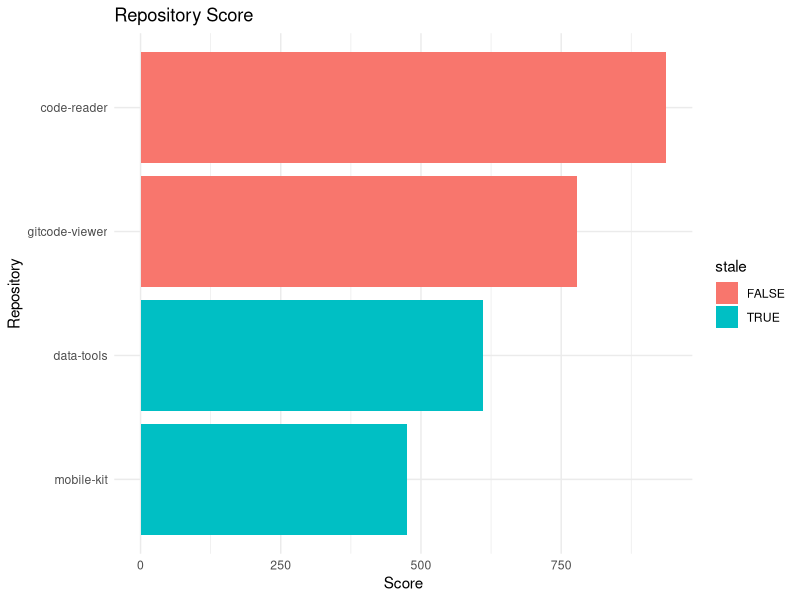

Reproduce this figure in R.
# R sample fixture for language highlighting
library(dplyr)
library(lubridate)
library(ggplot2)

repos <- tibble::tribble(
  ~id, ~name, ~language, ~stars, ~updated,
  1, "code-reader", "r", 1200, as.Date("2026-03-01"),
  2, "gitcode-viewer", "typescript", 980, as.Date("2026-03-03"),
  3, "mobile-kit", "kotlin", 640, as.Date("2026-02-27"),
  4, "data-tools", "python", 820, as.Date("2026-02-25")
)

normalize_name <- function(x) {
  x %>% trimws() %>% tolower()
}

score_repo <- function(stars, name, updated) {
  stale_penalty <- ifelse(updated < as.Date("2026-02-28"), -25, 15)
  round(stars * 0.75 + nchar(name) * 2 + stale_penalty)
}

stale_repo <- function(updated, threshold = as.Date("2026-02-28")) {
  updated < threshold
}

summarize_languages <- function(df) {
  df %>%
    group_by(language) %>%
    summarise(
      count = n(),
      stars = sum(stars),
      stale = sum(stale),
      .groups = "drop"
    ) %>%
    arrange(desc(stars), desc(count))
}

search_repos <- function(df, q) {
  qn <- normalize_name(q)
  df %>%
    filter(grepl(qn, normalize_name(name)) | grepl(qn, tolower(language)))
}

attach_scores <- function(df) {
  df %>%
    mutate(
      score = score_repo(stars, name, updated),
      stale = stale_repo(updated)
    )
}

plot_scores <- function(df) {
  ggplot(df, aes(x = reorder(name, score), y = score, fill = stale)) +
    geom_col() +
    coord_flip() +
    labs(
      title = "Repository Score",
      x = "Repository",
      y = "Score"
    ) +
    theme_minimal()
}

transform_a <- function(x) {
  y <- x + 10
  list(step = "a", input = x, output = y, ok = y > x)
}

transform_b <- function(x) {
  y <- x * 2
  list(step = "b", input = x, output = y, ok = y >= x)
}

transform_c <- function(x) {
  y <- x * 3 - 1
  list(step = "c", input = x, output = y, ok = TRUE)
}

transform_d <- function(x) {
  y <- floor((x + 7) / 2)
  list(step = "d", input = x, output = y, ok = TRUE)
}

transform_e <- function(x) {
  y <- (x + 17) %% 5
  list(step = "e", input = x, output = y, ok = TRUE)
}

print_report <- function(df) {
  cat("=== R Repo Report ===\n")
  cat("Rows:", nrow(df), "\n")
  cat("Mean stars:", mean(df$stars), "\n")
  cat("Max stars:", max(df$stars), "\n")
  cat("Min stars:", min(df$stars), "\n\n")
  print(summarize_languages(df))
}

main <- function() {
  enriched <- attach_scores(repos)
  print_report(enriched)
  filtered <- search_repos(enriched, "code")
  cat("\nFiltered rows:", nrow(filtered), "\n")
  print(transform_a(8))
  print(transform_b(8))
  print(transform_c(8))
  print(transform_d(8))
  print(transform_e(8))
  p <- plot_scores(enriched)
  print(p)
}

main()
